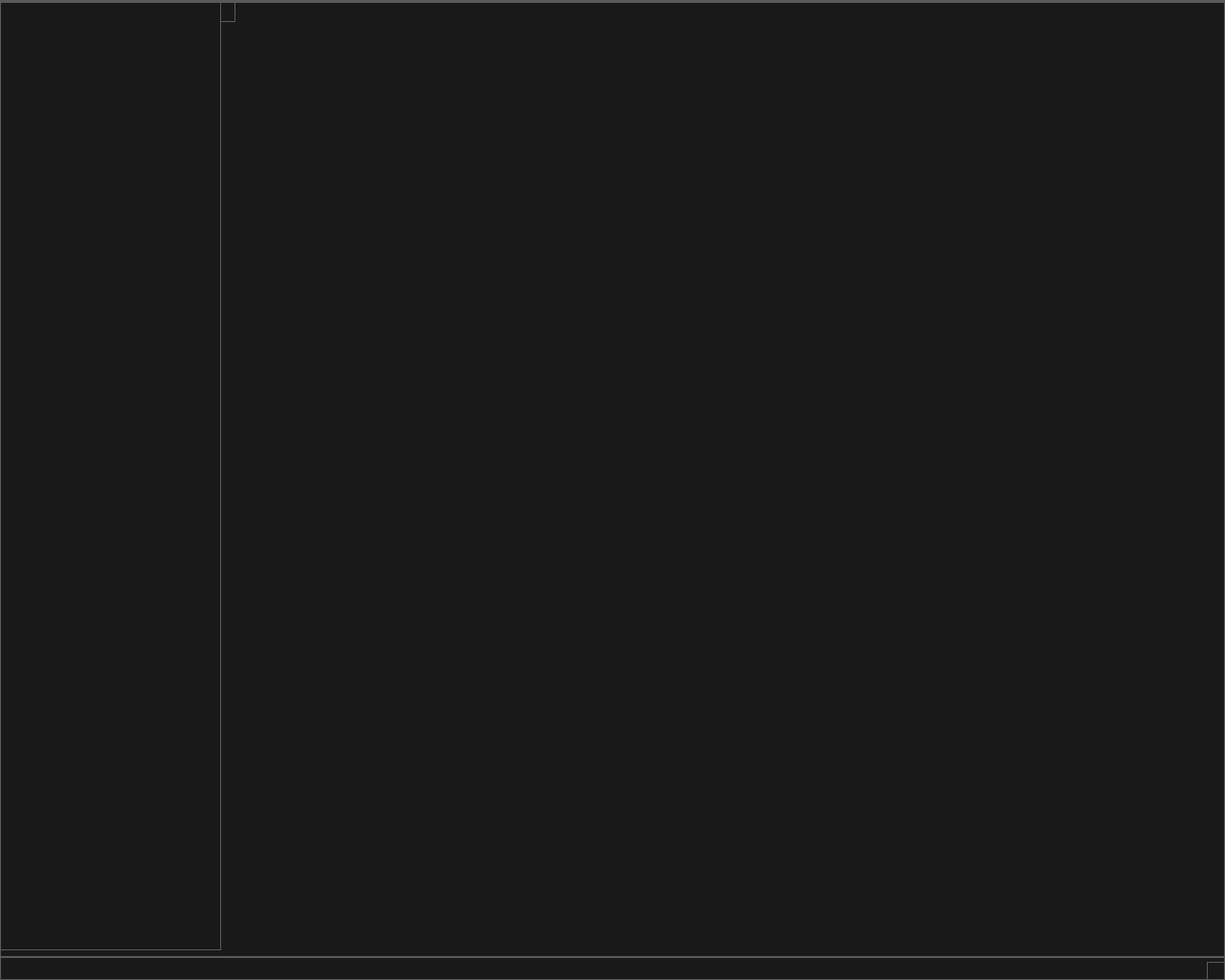
<?xml version="1.0" encoding="UTF-8"?>
<ui version="4.0">
 <class>MainWindow</class>
 <widget class="QMainWindow" name="MainWindow">
  <property name="geometry">
   <rect>
    <x>0</x>
    <y>0</y>
    <width>1280</width>
    <height>1024</height>
   </rect>
  </property>
  <property name="windowTitle">
   <string>Телемедицинская программа</string>
  </property>
  <property name="windowIcon">
   <iconset resource="resource.qrc">
    <normaloff>:/icons/icons/kaf46.png</normaloff>:/icons/icons/kaf46.png</iconset>
  </property>
  <property name="styleSheet">
   <string notr="true">* {
	background: #191919;
	color: #DDDDDD;
	border: 1px solid #5A5A5A;
}

QWidget::item:selected {
	background: #3D7848;
}

QCheckBox, QRadioButton {
	border: none;
}

QRadioButton::indicator, QCheckBox::indicator {
	width: 13px;
	height: 13px;
}

QRadioButton::indicator::unchecked, QCheckBox::indicator::unchecked {
	border: 1px solid #5A5A5A;
	background: none;
}

QRadioButton::indicator:unchecked:hover, QCheckBox::indicator:unchecked:hover {
	border: 1px solid #DDDDDD;
}

QRadioButton::indicator::checked, QCheckBox::indicator::checked {
	border: 1px solid #5A5A5A;
	background: #5A5A5A;
}

QRadioButton::indicator:checked:hover, QCheckBox::indicator:checked:hover {
	border: 1px solid #DDDDDD;
	background: #DDDDDD;
}

QGroupBox {
	margin-top: 6px;
}

QGroupBox::title {
	top: -7px;
	left: 7px;
}

QScrollBar {
	border: 1px solid #5A5A5A;
	background: #191919;
}

QScrollBar:horizontal {
	height: 15px;
	margin: 0px 0px 0px 32px;
}

QScrollBar:vertical {
	width: 15px;
	margin: 32px 0px 0px 0px;
}

QScrollBar::handle {
	background: #353535;
	border: 1px solid #5A5A5A;
}

QScrollBar::handle:horizontal {
	border-width: 0px 1px 0px 1px;
}

QScrollBar::handle:vertical {
	border-width: 1px 0px 1px 0px;
}

QScrollBar::handle:horizontal {
	min-width: 20px;
}

QScrollBar::handle:vertical {
	min-height: 20px;
}

QScrollBar::add-line, QScrollBar::sub-line {
	background:#353535;
	border: 1px solid #5A5A5A;
	subcontrol-origin: margin;
}

QScrollBar::add-line {
	position: absolute;
}

QScrollBar::add-line:horizontal {
	width: 15px;
	subcontrol-position: left;
	left: 15px;
}

QScrollBar::add-line:vertical {
	height: 15px;
	subcontrol-position: top;
	top: 15px;
}

QScrollBar::sub-line:horizontal {
	width: 15px;
	subcontrol-position: top left;
}

QScrollBar::sub-line:vertical {
	height: 15px;
	subcontrol-position: top;
}

QScrollBar:left-arrow, QScrollBar::right-arrow, QScrollBar::up-arrow, QScrollBar::down-arrow {
	border: 1px solid #5A5A5A;
	width: 3px;
	height: 3px;
}

QScrollBar::add-page, QScrollBar::sub-page {
	background: none;
}

QAbstractButton:hover {
	background: #353535;
}

QAbstractButton:pressed {
	background: #5A5A5A;
}

QAbstractItemView {
	show-decoration-selected: 1;
	selection-background-color: #3D7848;
	selection-color: #DDDDDD;
	alternate-background-color: #353535;
}

QHeaderView {
	border: 1px solid #5A5A5A;
}

QHeaderView::section {
	background: #191919;
	border: 1px solid #5A5A5A;
	padding: 4px;
}

QHeaderView::section:selected, QHeaderView::section::checked {
	background: #353535;
}

QTableView {
	gridline-color: #5A5A5A;
}

QTabBar {
	margin-left: 2px;
}

QTabBar::tab {
	border-radius: 0px;
	padding: 4px;
	margin: 4px;
}

QTabBar::tab:selected {
	background: #353535;
}

QComboBox::down-arrow {
	border: 1px solid #5A5A5A;
	background: #353535;
}

QComboBox::drop-down {
	border: 1px solid #5A5A5A;
	background: #353535;
}

QComboBox::down-arrow {
	width: 3px;
	height: 3px;
	border: 1px solid #5A5A5A;
}

QAbstractSpinBox {
	padding-right: 15px;
}

QAbstractSpinBox::up-button, QAbstractSpinBox::down-button {
	border: 1px solid #5A5A5A;
	background: #353535;
	subcontrol-origin: border;
}

QAbstractSpinBox::up-arrow, QAbstractSpinBox::down-arrow {
	width: 3px;
	height: 3px;
	border: 1px solid #5A5A5A;
}

QSlider {
	border: none;
}

QSlider::groove:horizontal {
	height: 5px;
	margin: 4px 0px 4px 0px;
}

QSlider::groove:vertical {
	width: 5px;
	margin: 0px 4px 0px 4px;
}

QSlider::handle {
	border: 1px solid #5A5A5A;
	background: #353535;
}

QSlider::handle:horizontal {
	width: 15px;
	margin: -4px 0px -4px 0px;
}

QSlider::handle:vertical {
	height: 15px;
	margin: 0px -4px 0px -4px;
}

QSlider::add-page:vertical, QSlider::sub-page:horizontal {
	background: #3D7848;
}

QSlider::sub-page:vertical, QSlider::add-page:horizontal {
	background: #353535;
}

QLabel {
	border: none;
}

QProgressBar {
	text-align: center;
}

QProgressBar::chunk {
	width: 1px;
	background-color: #3D7848;
}

QMenu::separator {
	background: #353535;
}</string>
  </property>
  <widget class="QWidget" name="centralWidget">
   <widget class="SideBar" name="sideBarWidget" native="true">
    <property name="geometry">
     <rect>
      <x>0</x>
      <y>0</y>
      <width>231</width>
      <height>991</height>
     </rect>
    </property>
    <layout class="QHBoxLayout" name="horizontalLayout"/>
   </widget>
   <widget class="ViewerForm" name="viewerWidget" native="true">
    <property name="geometry">
     <rect>
      <x>230</x>
      <y>0</y>
      <width>1</width>
      <height>1</height>
     </rect>
    </property>
    <layout class="QVBoxLayout" name="viewerLayout"/>
   </widget>
   <widget class="AccessibilityForm" name="accessibilityWidget" native="true">
    <property name="geometry">
     <rect>
      <x>230</x>
      <y>0</y>
      <width>16</width>
      <height>21</height>
     </rect>
    </property>
    <layout class="QVBoxLayout" name="verticalLayout"/>
   </widget>
   <widget class="DbForm" name="dbWidget" native="true">
    <property name="geometry">
     <rect>
      <x>230</x>
      <y>0</y>
      <width>16</width>
      <height>21</height>
     </rect>
    </property>
    <layout class="QVBoxLayout" name="verticalLayout_3"/>
   </widget>
  </widget>
  <widget class="QMenuBar" name="menuBar">
   <property name="geometry">
    <rect>
     <x>0</x>
     <y>0</y>
     <width>1280</width>
     <height>24</height>
    </rect>
   </property>
  </widget>
  <widget class="QStatusBar" name="statusBar"/>
 </widget>
 <layoutdefault spacing="6" margin="11"/>
 <customwidgets>
  <customwidget>
   <class>SideBar</class>
   <extends>QWidget</extends>
   <header location="global">sidebar.h</header>
   <container>1</container>
  </customwidget>
  <customwidget>
   <class>ViewerForm</class>
   <extends>QWidget</extends>
   <header>viewerform.h</header>
   <container>1</container>
  </customwidget>
  <customwidget>
   <class>AccessibilityForm</class>
   <extends>QWidget</extends>
   <header location="global">accessibilityform.h</header>
   <container>1</container>
  </customwidget>
  <customwidget>
   <class>DbForm</class>
   <extends>QWidget</extends>
   <header location="global">dbform.h</header>
   <container>1</container>
  </customwidget>
 </customwidgets>
 <resources>
  <include location="resource.qrc"/>
 </resources>
 <connections/>
</ui>
